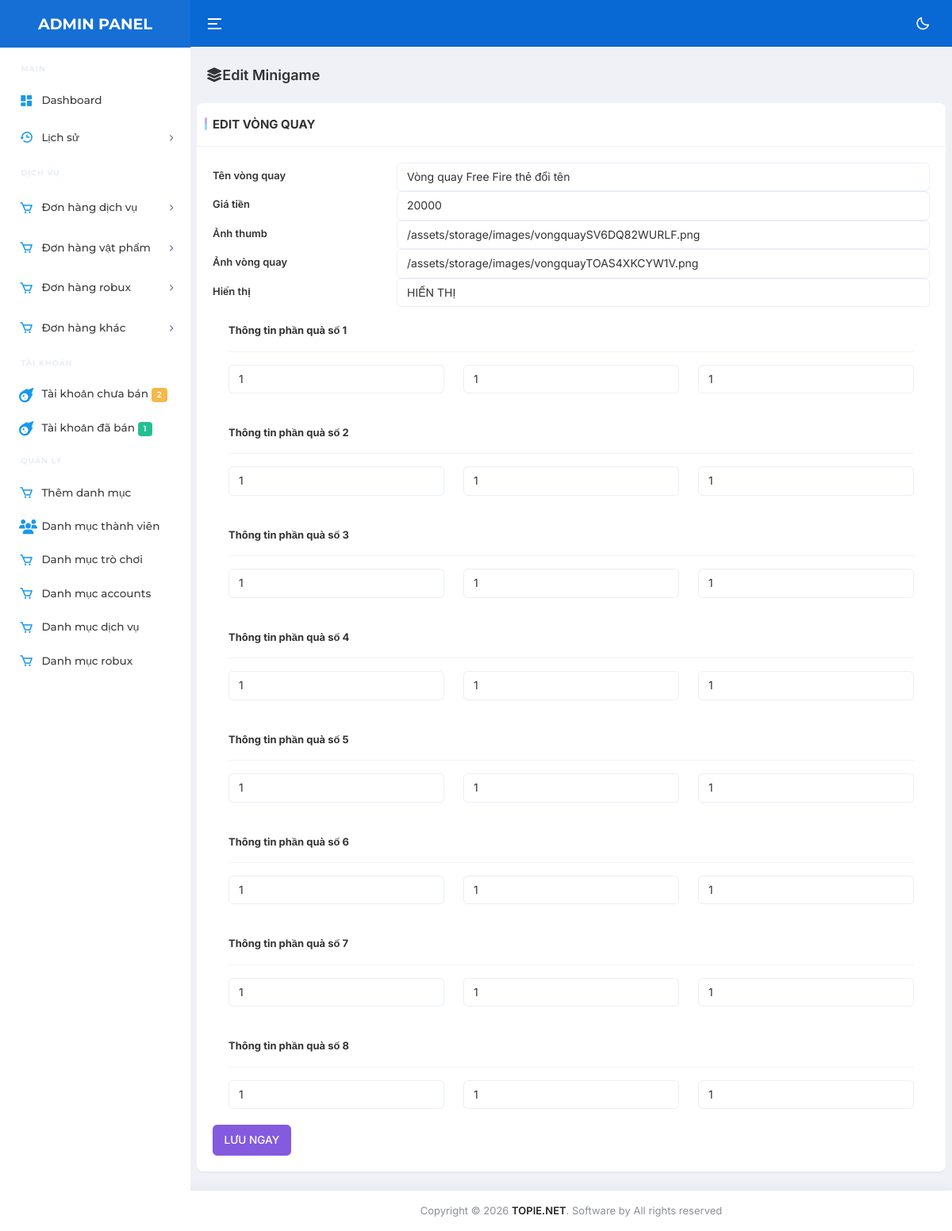
Screenshot of /Admin/EditVQ/5 (signed in) with the database file from the repository.
### tables this page shows
CREATE TABLE `mini_game` (
  `id` int(255) NOT NULL,
  `name` varchar(999) DEFAULT NULL,
  `slug` varchar(255) NOT NULL,
  `price` varchar(999) NOT NULL DEFAULT '0',
  `sudung` varchar(999) NOT NULL DEFAULT '0',
  `thumb` varchar(999) NOT NULL DEFAULT '0',
  `image` varchar(999) NOT NULL DEFAULT '0',
  `status` varchar(255) NOT NULL DEFAULT 'true',
  `time` int(255) NOT NULL
);

CREATE TABLE `mini_game_gift` (
  `id` int(255) NOT NULL,
  `id_vongquay` int(255) NOT NULL,
  `item_1` varchar(999) NOT NULL,
  `item_2` varchar(999) NOT NULL,
  `item_3` varchar(999) NOT NULL,
  `item_4` varchar(999) NOT NULL,
  `item_5` varchar(999) NOT NULL,
  `item_6` varchar(999) NOT NULL,
  `item_7` varchar(999) NOT NULL,
  `item_8` varchar(999) NOT NULL
);

### config/function.php (called while the page is built, shortened)
<?php
$CMSNAV = new CMSNAV;
function check_string($data)
{
    return trim(htmlspecialchars(addslashes($data)));
}

### config/config.php (called while the page is built, shortened)
<?php
class CMSNAV
{
    private $ketnoi;
    function connect()
    {
        if (!$this->ketnoi)
        {
            $this->ketnoi = mysqli_connect('localhost', 'randomsieuxin_test11', 'randomsieuxin_test11', 'randomsieuxin_test11') or die ('Vui lòng kết nối đến DATABASE');
            mysqli_query($this->ketnoi, "set names 'utf8'");
        }
    }
    function get_row($sql)
    {
        $result = mysqli_query($this->ketnoi, $sql);
        $row = mysqli_fetch_assoc($result);
        if ($row)
        {
            return $row;
        }
        return false;
    }
}

### public/admin/EditVongQuay.php (the view, shortened to what this page needs)
<?php
require_once("../../config/config.php");
require_once("../../config/function.php");
require_once(__DIR__ . "/Header.php");
require_once(__DIR__ . "/Sidebar.php");
if(isset($_GET['id']) && $getUser['level'] == 'admin')
{
    $row = $CMSNAV->get_row(" SELECT * FROM `mini_game` WHERE `id` = '".check_string($_GET['id'])."'  ");
}
else
{
    admin_msg_error("Liên kết không tồn tại", BASE_URL(''), 0);
}
?>
<div class="main-content app-content">
    <div class="container-fluid">
        <div class="d-md-flex d-block align-items-center justify-content-between my-4 page-header-breadcrumb">
            <h1 class="page-name fw-semibold fs-18 mb-0"><i class="fa-solid fa-layer-group"></i>Edit Minigame
            </h1>
            </div>
        </div>
        <div class="row">
            <div class="col-xl-12">
                <div class="card custom-card">
                    <div class="card-header justify-content-between">
                        <div class="card-title">
                           EDIT VÒNG QUAY
                        </div>
                    </div>
                    <div class="card-body">
                        <form action="" method="POST" enctype="multipart/form-data">
                            <div class="form-group row">
                                <label class="col-sm-3 col-form-label">Tên vòng quay</label>
                                <div class="col-sm-9">
                                    <div class="form-line">
                                        <input type="text" name="tenvongquay" class="form-control" placeholder="Nhập tên vòng quay" value="<?=$row['name'];?>" required>
                                    </div>
                                </div>
                            </div>
                            <div class="form-group row">
                                <label class="col-sm-3 col-form-label">Giá tiền</label>
                                <div class="col-sm-9">
                                    <div class="form-line">
                                        <input type="number" name="price" class="form-control" placeholder="Nhập giá tiền"  value="<?=$row['price'];?>" required>
                                    </div>
                                </div>
                            </div>
                            <div class="form-group row">
                                <label class="col-sm-3 col-form-label">Ảnh thumb</label>
                                <div class="col-sm-9">
                                    <div class="form-line">
                                        <input type="text" name="thumb" class="form-control" placeholder="Ảnh thumb" value="<?=$row['thumb'];?>" required>
                                    </div>
                                </div>
                            </div>
                            <div class="form-group row">
                                <label class="col-sm-3 col-form-label">Ảnh vòng quay</label>
                                <div class="col-sm-9">
                                    <div class="form-line">
                                        <input type="text" name="image" class="form-control" placeholder="Ảnh mô tả"value="<?=$row['image'];?>"  required>
                                    </div>
                                </div>
                            </div>
                            <div class="form-group row">
                                <label class="col-sm-3 col-form-label">Hiển thị</label>
                                <div class="col-sm-9">
                                    <select class="form-control show-tick" name="status" required>
                                        <option value="<?=$row['status'];?>">
                                            <?php if($row['status'] == 'true') { echo 'HIỂN THỊ'; } else { echo 'ẨN'; }?>
                                        </option>
                                    </select>
                                </div>
                            </div>
<?php
$rows = $CMSNAV->get_row(" SELECT * FROM `mini_game_gift` WHERE `id_vongquay` = '".check_string($_GET['id'])."'  ");
$item = 'item_';
for($x=1;$x<=8;$x++) {
$items = $rows[$item.$x];
$json = json_decode($items, true);
 ?>
                                <div class="card-body">
                                    <b>Thông tin phần quà số <?php echo $x; ?></b>
                                    <hr>
                                    <div class="row">
                                        <div class="col-4">
                                            <input type="text" id="text_<?php echo $x; ?>" name="text_<?php echo $x; ?>" class="form-control" placeholder="Text Hiện Khi Quay Trúng" value="<?php echo $json['text'];?>" >
                                        </div>
                                        <div class="col-4">
                                            <input type="number" id="kimcuong_<?php echo $x; ?>" name="kimcuong_<?php echo $x; ?>" min="0" class="form-control" placeholder="Kim Cương Trúng" value="<?php echo $json['kimcuong'];?>" >
                                        </div>
                                        <div class="col-4">
                                            <input type="number" id="tyle_<?php echo $x; ?>" name="tyle_<?php echo $x; ?>" min="0" max="100" class="form-control" placeholder="Tỷ Lệ Trúng(%)" value="<?php echo $json['tyle'];?>" >
                                        </div>
                                    </div>
                                </div>
                            <?php } ?>
                            <button type="submit" name="LuuVongQuay" class="btn btn-primary btn-block">
                                <span>LƯU NGAY</span></button>
                        </form>
                    </div>
                </div>
            </div>
        </div>
</div>
<?php
require_once(__DIR__ . "/Footer.php");
?>

### rows the page displays
mini_game: tenvongquay "Vòng quay Free Fire thẻ đổi tên", price "20000", thumb "/assets/storage/images/vongquaySV6DQ82WURLF.png", status "HIỂN THỊ"
mini_game_gift: item_1 "1", item_2 "1", item_3 "1", item_4 "1", item_5 "1", item_6 "1", item_7 "1", item_8 "1"

### other values shown
$CMSNAV->num_rows("SELECT * FROM `accounts` WHERE `username` IS NULL") "2"
